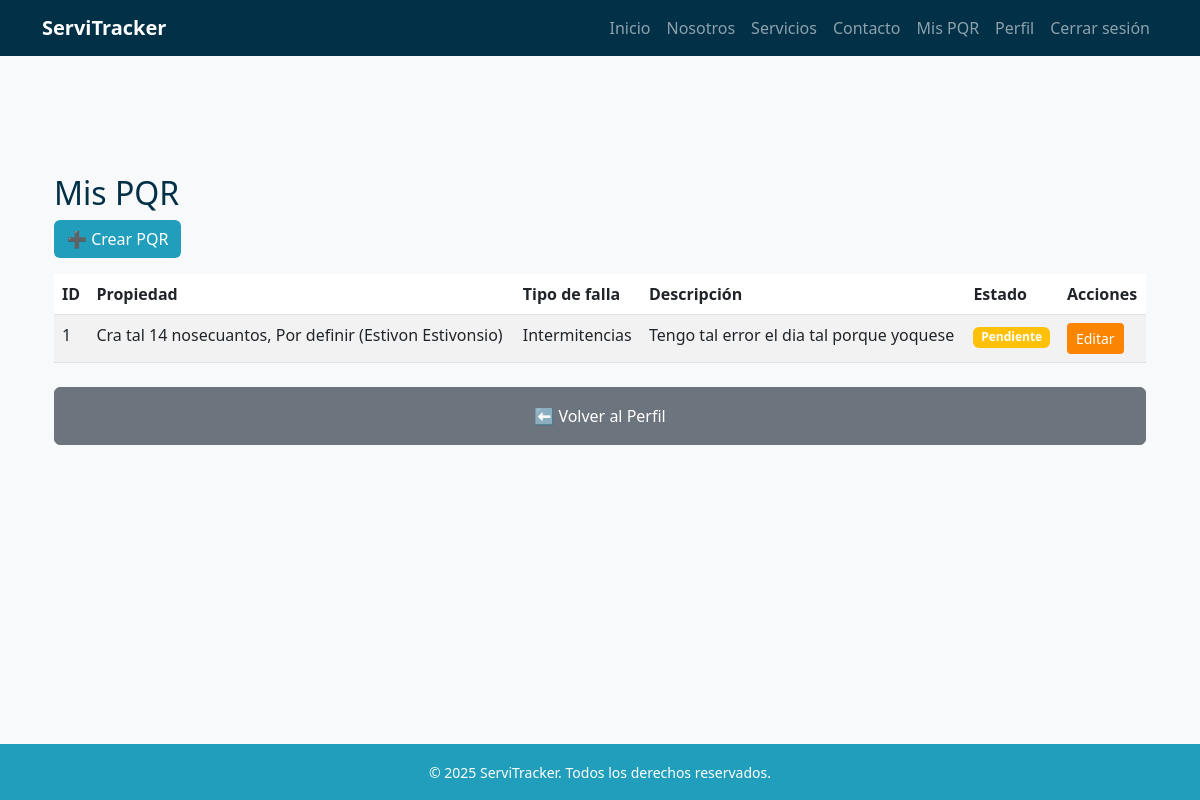
The app's page /pqr/mis/ (signed in), older data.
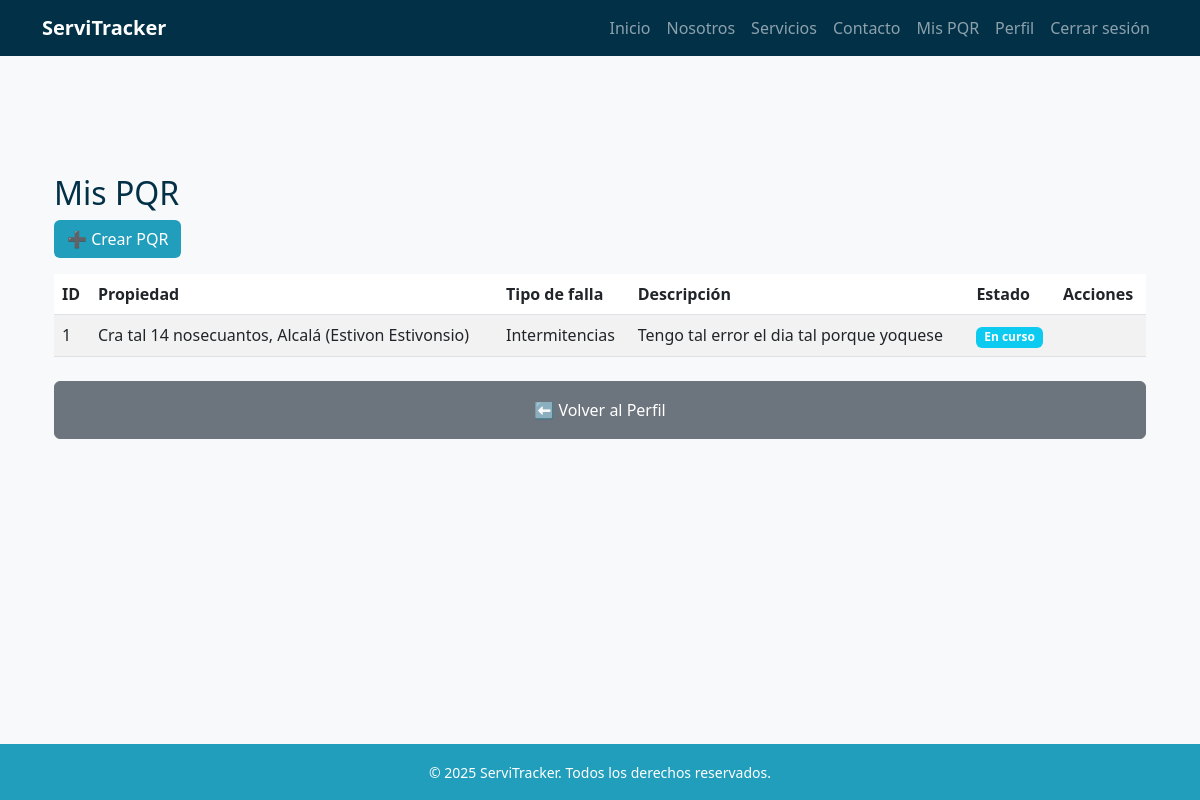
The same page, newer data.
### pqr/models.py (models this page shows, shortened)
class PQR(models.Model):
    ciudadano = models.ForeignKey(
        settings.AUTH_USER_MODEL,
        on_delete=models.SET_NULL,
        null=True,
        blank=True,
        related_name="pqrs_ciudadano"
    )
    propiedad = models.ForeignKey(
        Propiedad,
        on_delete=models.SET_NULL,
        null=True,
        blank=True
    )
    tipo_falla = models.ForeignKey(
        TipoFalla,
        on_delete=models.PROTECT
    )
    descripcion = models.TextField()
    estado = models.ForeignKey(
        EstadoPQR,
        on_delete=models.PROTECT
    )
    tecnico_asignado = models.ForeignKey(
        settings.AUTH_USER_MODEL,
        on_delete=models.SET_NULL,
        null=True,
        blank=True,
        related_name="pqrs_tecnico"
    )
    fecha_creacion = models.DateTimeField(auto_now_add=True)
    fecha_actualizacion = models.DateTimeField(auto_now=True)

class EstadoPQR(models.Model):
    nombre = models.CharField(max_length=50)

class TipoFalla(models.Model):
    nombre = models.CharField(max_length=100)
    def __str__(self):
        return self.nombre

### propiedades/models.py (models this page shows)
class Propiedad(models.Model):
    usuario = models.ForeignKey(
        settings.AUTH_USER_MODEL,
        on_delete=models.CASCADE,
        related_name='propiedades'
    )
    departamento = models.CharField(max_length=100)
    ciudad = models.CharField(max_length=100)
    direccion = models.CharField(max_length=200)
    activa = models.BooleanField(default=True)
    def __str__(self):
        nombre = self.usuario.get_full_name() if hasattr(self.usuario, 'get_full_name') else str(self.usuario)
        return f"{self.direccion}, {self.ciudad} ({nombre})"

### usuarios/models.py (models this page shows, shortened)
class Usuario(AbstractBaseUser, PermissionsMixin):
    ROLES = [
        ("administrador", "Administrador"),
        ("agente", "Agente"),
        ("tecnico", "Técnico"),
        ("ciudadano", "Ciudadano"),
    ]
    documento = models.CharField(max_length=20, unique=True)
    email = models.EmailField(blank=True, null=True)
    nombres = models.CharField(max_length=100, blank=True, null=True)
    apellidos = models.CharField(max_length=100, blank=True, null=True)
    rol = models.CharField(max_length=20, choices=ROLES, default="ciudadano")
    especialidad = models.ForeignKey(Especialidad, on_delete=models.SET_NULL, null=True, blank=True)
    is_active = models.BooleanField(default=True)
    is_staff = models.BooleanField(default=False)
    date_joined = models.DateTimeField(auto_now_add=True)
    objects = UsuarioManager()
    USERNAME_FIELD = "documento"
    REQUIRED_FIELDS = []  # puedes agregar 'email' si quieres que sea obligatorio
    def get_full_name(self):
        nombre = (self.nombres or "").strip()
        apellido = (self.apellidos or "").strip()
        full = f"{nombre} {apellido}".strip()
        return full or ""

### pqr/views.py (the view)
# urls.py: path('mis/', views.mi_lista_pqr, name='mi_lista_pqr'),                # Ciudadano: solo sus PQR
@login_required
def mi_lista_pqr(request):
    pqr_list = PQR.objects.filter(ciudadano=request.user)
    return render(request, 'pqr/mi-lista.html', {'pqr_list': pqr_list})

### templates/pqr/mi-lista.html (shortened to what this page needs)
{% extends 'base.html' %}
{% block content %}
<div class="container my-5">
    <h2 class="text-blue-dark">Mis PQR</h2>
    <a href="{% url 'nuevo_pqr' %}" class="btn btn-blue-mid mb-3">➕ Crear PQR</a>
    <table class="table table-striped">
        <thead>
            <tr>
                <th>ID</th>
                <th>Propiedad</th>
                <th>Tipo de falla</th>
                <th>Descripción</th>
                <th>Estado</th>
                <th>Acciones</th>
            </tr>
        </thead>
        <tbody>
            {% for pqr in pqr_list %}
            <tr>
                <td>{{ pqr.id }}</td>
                <td>{{ pqr.propiedad }}</td>
                <td>{{ pqr.tipo_falla }}</td>
                <td>{{ pqr.descripcion }}</td>
                <td>
                    <span class="badge
                        {% if pqr.estado.nombre == 'Pendiente' %} bg-warning
                        {% elif pqr.estado.nombre == 'En curso' %} bg-info
                        {% elif pqr.estado.nombre == 'Resuelto' %} bg-success
                        {% else %} bg-secondary
                        {% endif %}">
                        {{ pqr.estado.nombre }}
                    </span>
                </td>
                <td>
                    {% if pqr.estado.nombre == "Pendiente" %}
                        <a href="{% url 'editar_pqr' pqr.pk %}" class="btn btn-sm btn-orange-dark">Editar</a>
                    {% endif %}
                </td>
            </tr>
            {% empty %}
            <tr><td colspan="6">No tienes PQR registrados.</td></tr>
            {% endfor %}
        </tbody>
    </table>
    <div class="mt-4">
        <a href="{% url 'perfil' %}" class="btn btn-secondary w-100 py-3">
            ⬅️ Volver al Perfil
        </a>
    </div>
</div>
{% endblock %}

Row changes from the older to the newer data that the page shows:
changed PQR "Tengo tal error el dia tal porque yoquese": propiedad "Cra tal 14 nosecuantos, Por definir (Estivon Estivonsio)" → "Cra tal 14 nosecuantos, Alcalá (Estivon Estivonsio)"; estado.nombre "Pendiente" → "En curso"; no longer shows "Editar"
